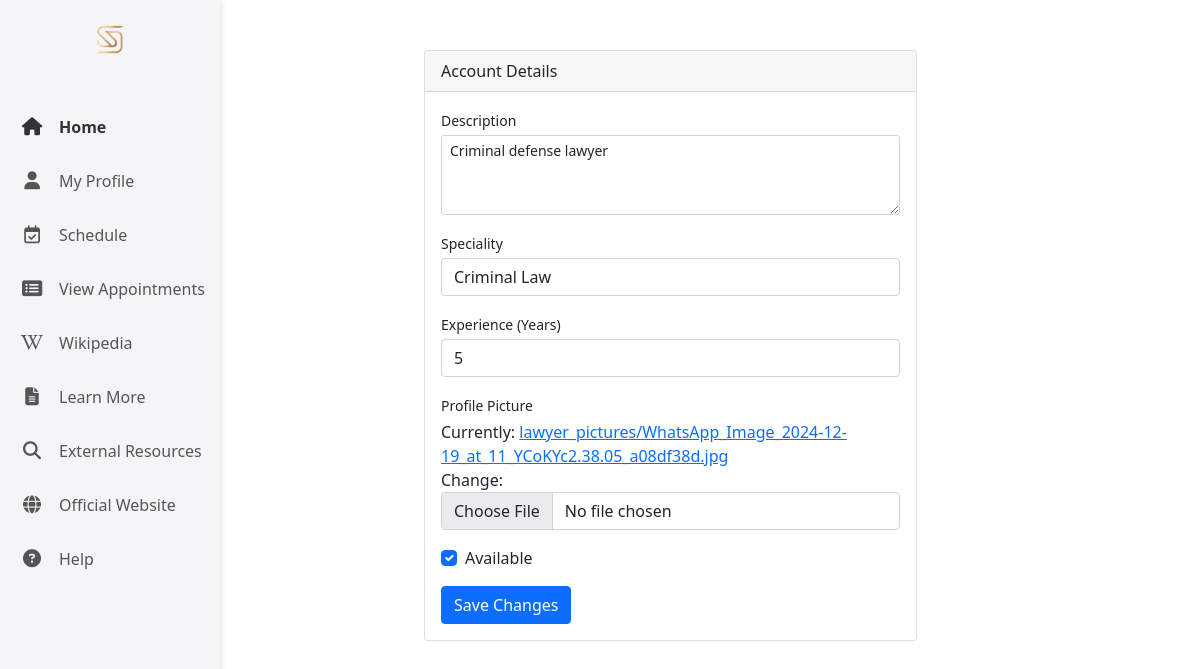
Page /edit-profile/ (signed in) on the committed database.
### home/models.py (models this page shows, shortened)
class LawyerProfile(models.Model):
    user = models.OneToOneField(users, on_delete=models.CASCADE, related_name='lawyer_profile')
    description = models.TextField(blank=True, null=True)
    speciality = models.CharField(max_length=100, blank=True, null=True)
    rating = models.FloatField(default=0.0)
    profile_picture = models.ImageField(upload_to='lawyer_pictures/',default='default.jpg')
    experience_years = models.PositiveIntegerField(default=0)
    availability = models.BooleanField(default=True)
    address=models.TextField(blank=True,null=True)

### home/views.py (the view)
# urls.py: path('edit-profile/', views.edit_profile, name='edit_profile'),
def edit_profile(request):
    extended_user = get_object_or_404(users, user=request.user)
    if extended_user.role == 'lawyer':
        profile = get_object_or_404(LawyerProfile, user=extended_user)
        form_class = LawyerProfileForm
    elif extended_user.role == 'client':
        profile = get_object_or_404(ClientProfile, user=extended_user)
        form_class = ClientProfileForm
    else:
        return HttpResponse("Invalid role", status=400)
    if request.method == 'POST':
        form = form_class(request.POST, request.FILES, instance=profile)
        if form.is_valid():
            form.save()
            messages.success(request, 'Edited Successfully')
            return redirect('view_profile', username=request.user.username)
    else:
        form = form_class(instance=profile)
    return render(request, 'edit_profile.html', {'form': form})

### home/forms.py
class LawyerProfileForm(forms.ModelForm):
    class Meta:
        model = LawyerProfile
        fields = ['description', 'speciality', 'profile_picture', 'experience_years', 'availability']
    def __init__(self, *args, **kwargs):
        super().__init__(*args, **kwargs)
        self.fields['description'].widget.attrs.update({'class': 'form-control'})
        self.fields['speciality'].widget.attrs.update({'class': 'form-control'})
        self.fields['profile_picture'].widget.attrs.update({'class': 'form-control'})
        self.fields['experience_years'].widget.attrs.update({'class': 'form-control'})
        self.fields['availability'].widget.attrs.update({'class': 'form-control'})

### home/templates/edit_profile.html (shortened to what this page needs)
{% extends 'sidebar.html' %}
{% load widget_tweaks %}
{% load static %}
{% block content %}
<link href="https://cdn.jsdelivr.net/npm/bootstrap@5.0.1/dist/css/bootstrap.min.css" rel="stylesheet">
<link rel="stylesheet" href="{% static 'edit_profile.css' %}">
<div class="page-wrapper" style="margin-left: 400px;margin-top: 50px;">
<div class="container-xl px-4 mt-4">
    <div class="row">
        <div class="col-xl-8">
            <div class="card mb-4">
                <div class="card-header">Account Details</div>
                <div class="card-body">
                    <form method="POST" enctype="multipart/form-data">
                        {% if request.user.users.role == 'lawyer' %}
                        <div class="mb-3">
                            <label class="small mb-1" for="inputDescription">Description</label>
                            {% render_field form.description placeholder="Enter description" class="form-control form-control-sm custom-description" %}
                        </div>
                        <div class="mb-3">
                            <label class="small mb-1" for="inputSpeciality">Speciality</label>
                            {% render_field form.speciality class="form-control" %}
                        </div>
                        <div class="mb-3">
                            <label class="small mb-1" for="inputExperienceYears">Experience (Years)</label>
                            {% render_field form.experience_years class="form-control" %}
                        </div>
                        <div class="mb-3">
                            <label class="small mb-1" for="inputProfilePicture">Profile Picture</label><br>
                            {% render_field form.profile_picture class="form-control" %}
                        </div>
                        <div class="mb-3 form-check">
                            <input type="checkbox" class="form-check-input" id="inputAvailability" name="availability" {% if form.availability.value %}checked{% endif %}>
                            <label class="form-check-label" for="inputAvailability">Available</label>
                        </div>
                        {% endif %}
                        <button class="btn btn-primary" type="submit">Save Changes</button>
                    </form>
                </div>
            </div>
        </div>
    </div>
</div>
</div>
{% endblock %}

### home/static/base_style.css (style rules this page uses)
body { margin: 0; font-family: Arial, sans-serif; }

### home/templates/sidebar.html (style rules this page uses)
body { margin: 0; font-family: Arial, sans-serif; }

### home/templates/edit_profile.html (style rules this page uses)
.custom-description { height: 80px; }

### rows in the picture
LawyerProfile: description "Criminal defense lawyer", speciality "Criminal Law", experience_years "5"
